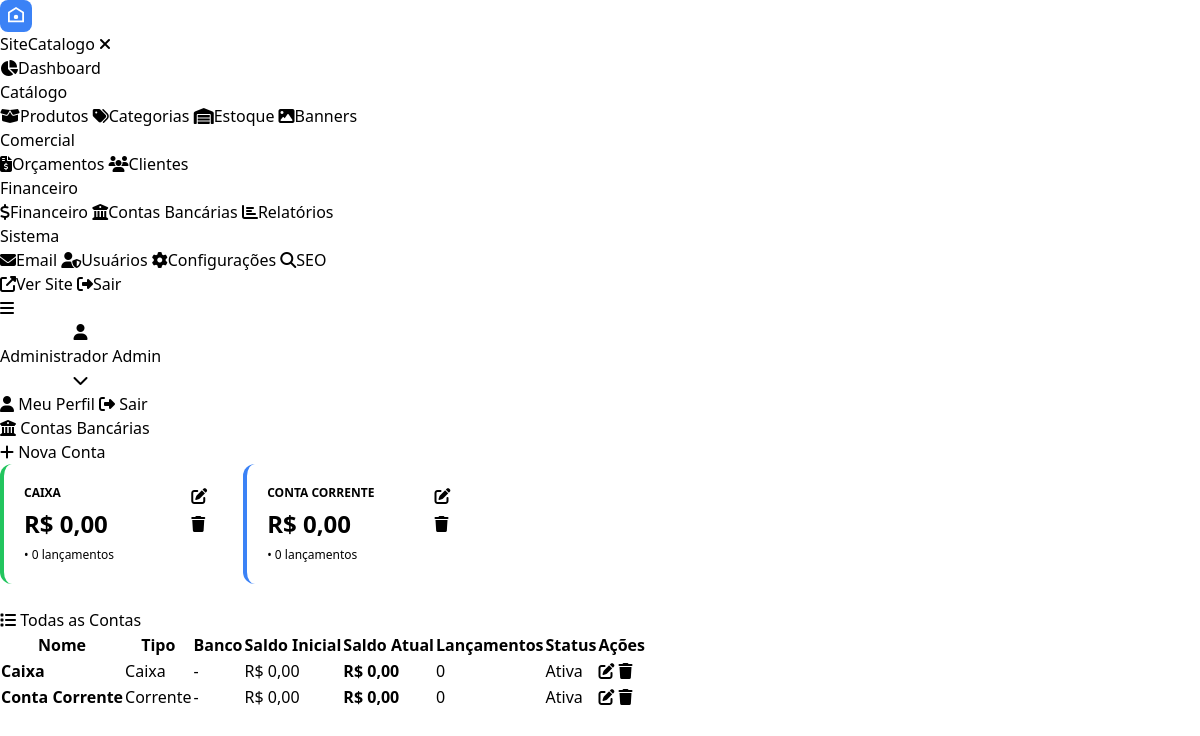
The page /admin/financeiro_contas.php (signed in) on the database its author committed.
### tables this page shows
CREATE TABLE `sc_financeiro_contas` (
  `id` int(11) unsigned NOT NULL AUTO_INCREMENT,
  `nome` varchar(100) NOT NULL,
  `tipo` enum('corrente','poupanca','caixa','investimento','outros') DEFAULT 'corrente',
  `banco` varchar(100) DEFAULT NULL,
  `agencia` varchar(20) DEFAULT NULL,
  `conta` varchar(30) DEFAULT NULL,
  `saldo_inicial` decimal(10,2) DEFAULT 0.00,
  `saldo_atual` decimal(10,2) DEFAULT 0.00,
  `cor` varchar(20) DEFAULT '#3b82f6',
  `ativo` tinyint(1) DEFAULT 1,
  `created_at` timestamp DEFAULT CURRENT_TIMESTAMP,
  PRIMARY KEY (`id`)
);

### includes/db.php (called while the page is built, shortened)
<?php
class Database {
    private static ?PDO $instance = null;
    public static function getInstance(): PDO {
        if (self::$instance === null) {
            try {
                self::$instance = new PDO(
                    "mysql:host=" . DB_HOST . ";dbname=" . DB_NAME . ";charset=utf8mb4",
                    DB_USER,
                    DB_PASS,
                    [
                        PDO::ATTR_ERRMODE            => PDO::ERRMODE_EXCEPTION,
                        PDO::ATTR_DEFAULT_FETCH_MODE => PDO::FETCH_ASSOC,
                        PDO::ATTR_EMULATE_PREPARES   => false,
                        PDO::MYSQL_ATTR_INIT_COMMAND => "SET NAMES utf8mb4 COLLATE utf8mb4_unicode_ci"
                    ]
                );
            } catch (PDOException $e) {
                die('Erro de conexão com o banco de dados: ' . $e->getMessage());
            }
        }
        return self::$instance;
    }
    public static function prefix(string $table): string {
        return (defined('DB_PREFIX') ? DB_PREFIX : 'sc_') . $table;
    }
}
function db(): PDO {
    return Database::getInstance();
}
function table(string $name): string {
    return Database::prefix($name);
}

### includes/functions.php (called while the page is built, shortened)
<?php
require_once __DIR__ . '/db.php';
function sanitize($data): string {
    return htmlspecialchars(strip_tags(trim((string)$data)), ENT_QUOTES, 'UTF-8');
}
function is_logged_in(): bool {
    try {
        $stmt = db()->prepare("SELECT status FROM " . table('usuarios') . " WHERE id = ? LIMIT 1");
        $stmt->execute([$_SESSION['admin_id']]);
        $u = $stmt->fetch();
    } catch (Exception $e) {}
    return true;
}
function check_permission(string $min_level = 'vendedor'): bool {
    if (!is_logged_in()) return false;
    $levels = ['vendedor' => 1, 'atendente' => 2, 'gerente' => 3, 'admin' => 4];
    $user_level = $_SESSION['admin_nivel'] ?? 'vendedor';
    return ($levels[$user_level] ?? 0) >= ($levels[$min_level] ?? 0);
}
function format_currency(float $value, string $currency = 'BRL'): string {
    $moeda_conf = get_config('moeda', $currency);
    $currency = $moeda_conf ?: $currency;
    return 'R$ ' . number_format($value, 2, ',', '.');
}
function get_config(string $key, $default = null) {
    static $cache = [];
    if (isset($cache[$key])) return $cache[$key] ?? $default;
    try {
        $stmt = db()->prepare("SELECT valor FROM " . table('configuracoes') . " WHERE chave = ? AND ativo = 1 LIMIT 1");
        $stmt->execute([$key]);
        $result = $stmt->fetch();
        $cache[$key] = $result ? $result['valor'] : null;
        return $cache[$key] ?? $default;
    } catch (Exception $e) {
        return $default;
    }
}
function active_class(string $current, string $page): string {
    return $current === $page ? 'active' : '';
}

### admin/includes/functions.php (called while the page is built, shortened)
<?php
require_once dirname(dirname(dirname(__FILE__))) . '/includes/functions.php';
$current_page = basename($_SERVER['PHP_SELF'], '.php');

### admin/financeiro_contas.php (the view, shortened to what this page needs)
<?php
require_once __DIR__ . '/includes/functions.php';
$contas = db()->query("SELECT c.*, (SELECT COUNT(*) FROM " . table('financeiro_lancamentos') . " WHERE conta_id = c.id) as total_lancamentos FROM " . table('financeiro_contas') . " c ORDER BY c.nome")->fetchAll();
require_once __DIR__ . '/includes/header.php';
?>
<div class="page-header">
    <h1><i class="fas fa-university"></i> Contas Bancárias</h1>
    <button onclick="document.getElementById('modal').style.display='flex'" class="btn btn-primary"><i class="fas fa-plus"></i> Nova Conta</button>
</div>
<div style="display:grid;grid-template-columns:repeat(auto-fill,minmax(220px,1fr));gap:16px;margin-bottom:24px;">
    <?php foreach ($contas as $c): ?>
    <div style="background:#fff;border-radius:12px;padding:20px;box-shadow:var(--shadow);border-left:4px solid <?php echo $c['cor']; ?>;">
        <div style="display:flex;justify-content:space-between;align-items:flex-start;">
            <div>
                <div style="font-size:0.75rem;color:var(--gray-500);font-weight:600;text-transform:uppercase;margin-bottom:4px;"><?php echo sanitize($c['nome']); ?></div>
                <div style="font-size:1.5rem;font-weight:700;color:<?php echo (float)$c['saldo_atual']>=0?'var(--gray-900)':'var(--danger)'; ?>">
                    <?php echo format_currency((float)$c['saldo_atual']); ?>
                </div>
                <div style="font-size:0.75rem;color:var(--gray-400);margin-top:4px;">
                    <?php echo $c['banco']?sanitize($c['banco']):''; ?> • <?php echo $c['total_lancamentos']; ?> lançamentos
                </div>
            </div>
            <div style="display:flex;flex-direction:column;gap:4px;">
                <a href="financeiro_contas.php?action=edit&id=<?php echo $c['id']; ?>" class="btn btn-sm btn-light"><i class="fas fa-edit"></i></a>
                <?php if ($c['total_lancamentos'] == 0): ?>
                <a href="financeiro_contas.php?action=delete&id=<?php echo $c['id']; ?>" class="btn btn-sm btn-danger" onclick="return confirm('Excluir conta?')"><i class="fas fa-trash"></i></a>
                <?php endif; ?>
            </div>
        </div>
    </div>
    <?php endforeach; ?>
</div>
<div class="card">
    <div class="card-header"><h3><i class="fas fa-list"></i> Todas as Contas</h3></div>
    <div class="table-responsive">
        <table class="table">
            <thead><tr><th>Nome</th><th>Tipo</th><th>Banco</th><th>Saldo Inicial</th><th>Saldo Atual</th><th>Lançamentos</th><th>Status</th><th>Ações</th></tr></thead>
            <tbody>
                <?php foreach ($contas as $c): ?>
                <tr>
                    <td><strong><?php echo sanitize($c['nome']); ?></strong></td>
                    <td><?php echo ucfirst($c['tipo']); ?></td>
                    <td><?php echo sanitize($c['banco']??'-'); ?></td>
                    <td><?php echo format_currency((float)$c['saldo_inicial']); ?></td>
                    <td style="font-weight:700;color:<?php echo (float)$c['saldo_atual']>=0?'var(--success)':'var(--danger)'; ?>"><?php echo format_currency((float)$c['saldo_atual']); ?></td>
                    <td><?php echo $c['total_lancamentos']; ?></td>
                    <td><span class="badge-status status-<?php echo $c['ativo']?'ativo':'inativo'; ?>"><?php echo $c['ativo']?'Ativa':'Inativa'; ?></span></td>
                    <td>
                        <a href="financeiro_contas.php?action=edit&id=<?php echo $c['id']; ?>" class="btn btn-sm btn-primary"><i class="fas fa-edit"></i></a>
                        <?php if ($c['total_lancamentos'] == 0): ?>
                        <a href="financeiro_contas.php?action=delete&id=<?php echo $c['id']; ?>" class="btn btn-sm btn-danger" onclick="return confirm('Excluir conta?')"><i class="fas fa-trash"></i></a>
                        <?php endif; ?>
                    </td>
                </tr>
                <?php endforeach; ?>
            </tbody>
        </table>
    </div>
</div>
<?php require_once __DIR__ . '/includes/footer.php'; ?>

### admin/includes/header.php (shortened to what this page needs)
<?php
$admin_nome   = $_SESSION['admin_nome'] ?? 'Admin';
$admin_nivel  = $_SESSION['admin_nivel'] ?? 'admin';
$admin_avatar = $_SESSION['admin_avatar'] ?? '';
$site_name = get_config('site_nome', 'SiteCatalogo2');
?>
<!DOCTYPE html>
<html lang="pt-BR">
<head>
    <link rel="stylesheet" href="https://cdnjs.cloudflare.com/ajax/libs/font-awesome/6.5.1/css/all.min.css">
    <link rel="stylesheet" href="<?php echo defined('ADMIN_URL') ? ADMIN_URL : '../admin/'; ?>assets/css/admin.css">
    <script src="https://cdn.tailwindcss.com"></script>
</head>
<body>
<div class="admin-wrapper">
    <aside class="admin-sidebar" id="sidebar">
        <div class="sidebar-header">
            <a href="./" class="sidebar-logo">
                <svg width="32" height="32" viewBox="0 0 36 36" fill="none">
                    <rect width="36" height="36" rx="9" fill="#3b82f6"/>
                    <path d="M10 24V14l8-5 8 5v10H10z" stroke="white" stroke-width="2" fill="none"/>
                    <circle cx="18" cy="19" r="2.5" fill="white"/>
                </svg>
                <span><?php echo sanitize($site_name); ?></span>
            </a>
            <button class="sidebar-close" id="sidebarClose"><i class="fas fa-times"></i></button>
        </div>
        <nav class="sidebar-nav">
            <?php if (check_permission('vendedor')): ?>
            <a href="./" class="nav-link <?php echo active_class($current_page, 'index'); ?>">
                <i class="fas fa-chart-pie"></i><span>Dashboard</span>
            </a>
            <?php endif; ?>
            <div class="nav-divider"><span>Catálogo</span></div>
            <?php if (check_permission('gerente')): ?>
            <a href="produtos.php" class="nav-link <?php echo active_class($current_page, 'produtos'); ?>">
                <i class="fas fa-box-open"></i><span>Produtos</span>
            </a>
            <?php endif; ?>
            <?php if (check_permission('gerente')): ?>
            <a href="categorias.php" class="nav-link <?php echo active_class($current_page, 'categorias'); ?>">
                <i class="fas fa-tags"></i><span>Categorias</span>
            </a>
            <?php endif; ?>
            <?php if (check_permission('atendente')): ?>
            <a href="estoque.php" class="nav-link <?php echo active_class($current_page, 'estoque'); ?>">
                <i class="fas fa-warehouse"></i><span>Estoque</span>
            </a>
            <?php endif; ?>
            <?php if (check_permission('gerente')): ?>
            <a href="banners.php" class="nav-link <?php echo active_class($current_page, 'banners'); ?>">
                <i class="fas fa-image"></i><span>Banners</span>
            </a>
            <?php endif; ?>
            <div class="nav-divider"><span>Comercial</span></div>
            <?php if (check_permission('vendedor')): ?>
            <a href="orcamentos.php" class="nav-link <?php echo active_class($current_page, 'orcamentos'); ?>">
                <i class="fas fa-file-invoice-dollar"></i><span>Orçamentos</span>
            </a>
            <?php endif; ?>
            <?php if (check_permission('atendente')): ?>
            <a href="clientes.php" class="nav-link <?php echo active_class($current_page, 'clientes'); ?>">
                <i class="fas fa-users"></i><span>Clientes</span>
            </a>
            <?php endif; ?>
            <?php if (check_permission('gerente')): ?>
            <div class="nav-divider"><span>Financeiro</span></div>
            <a href="financeiro.php" class="nav-link <?php echo (in_array($current_page, ['financeiro','fin_lancamento','fin_contas','fin_relatorios']) ? 'active' : ''); ?>">
                <i class="fas fa-dollar-sign"></i><span>Financeiro</span>
            </a>
            <a href="financeiro_contas.php" class="nav-link <?php echo active_class($current_page, 'financeiro_contas'); ?>">
                <i class="fas fa-university"></i><span>Contas Bancárias</span>
            </a>
            <a href="financeiro_relatorios.php" class="nav-link <?php echo active_class($current_page, 'financeiro_relatorios'); ?>">
                <i class="fas fa-chart-bar"></i><span>Relatórios</span>
            </a>
            <?php endif; ?>
            <div class="nav-divider"><span>Sistema</span></div>
            <?php if (check_permission('admin')): ?>
            <a href="email.php" class="nav-link <?php echo active_class($current_page, 'email'); ?>">
                <i class="fas fa-envelope"></i><span>Email</span>
            </a>
            <?php endif; ?>
            <?php if (check_permission('admin')): ?>
            <a href="usuarios.php" class="nav-link <?php echo active_class($current_page, 'usuarios'); ?>">
                <i class="fas fa-user-shield"></i><span>Usuários</span>
            </a>
            <?php endif; ?>
            <?php if (check_permission('admin')): ?>
            <a href="configuracoes.php" class="nav-link <?php echo active_class($current_page, 'configuracoes'); ?>">
                <i class="fas fa-cog"></i><span>Configurações</span>
            </a>
            <?php endif; ?>
            <?php if (check_permission('admin')): ?>
            <a href="seo.php" class="nav-link <?php echo active_class($current_page, 'seo'); ?>">
                <i class="fas fa-search"></i><span>SEO</span>
            </a>
            <?php endif; ?>
        </nav>
        <div class="sidebar-footer">
            <a href="../" target="_blank" class="nav-link">
                <i class="fas fa-external-link-alt"></i><span>Ver Site</span>
            </a>
            <a href="logout.php" class="nav-link text-danger">
                <i class="fas fa-sign-out-alt"></i><span>Sair</span>
            </a>
        </div>
    </aside>
    <div class="admin-main">
        <header class="admin-topbar">
            <button class="menu-toggle" id="menuToggle"><i class="fas fa-bars"></i></button>
            <div class="topbar-right">
                <div class="dropdown">
                    <button class="user-menu" id="userMenu">
                        <div class="user-avatar">
                            <?php if ($admin_avatar): ?>
                            <img src="<?php echo uploads_url($admin_avatar); ?>" alt="">
                            <?php else: ?>
                            <i class="fas fa-user"></i>
                            <?php endif; ?>
                        </div>
                        <div class="user-info">
                            <span class="user-name"><?php echo sanitize($admin_nome); ?></span>
                            <span class="user-role"><?php echo ucfirst($admin_nivel); ?></span>
                        </div>
                        <i class="fas fa-chevron-down"></i>
                    </button>
                    <div class="dropdown-menu" id="userDropdown">
                        <a href="perfil.php"><i class="fas fa-user"></i> Meu Perfil</a>
                        <a href="logout.php"><i class="fas fa-sign-out-alt"></i> Sair</a>
                    </div>
                </div>
            </div>
        </header>
        <div class="admin-content">
<?php
$alerta_sonoro_admin = get_config('alerta_sonoro_orcamento', '1') === '1';
?>

### admin/includes/footer.php (shortened to what this page needs)
        </div>
    </div>
</div>
</body>
</html>

### rows shown on the page
sc_financeiro_contas: nome "CAIXA", saldo_atual "R$ 0,00", total_lancamentos "0", nome "Caixa", tipo "Caixa", banco "-", saldo_inicial "R$ 0,00", ativo "Ativa"
sc_financeiro_contas: nome "CONTA CORRENTE", saldo_atual "R$ 0,00", total_lancamentos "0", nome "Conta Corrente", tipo "Corrente", banco "-", saldo_inicial "R$ 0,00", ativo "Ativa"

### other values the page prints
$site_name "SiteCatalogo"
$admin_nome "Administrador"
$admin_nivel "Admin"
